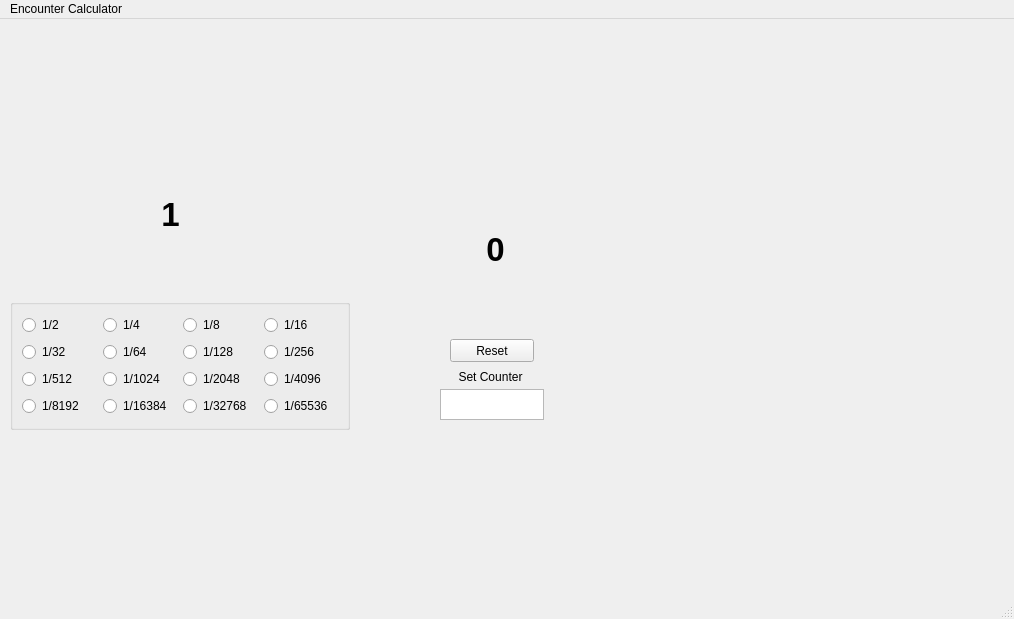
<?xml version="1.0" encoding="UTF-8"?>
<ui version="4.0">
 <class>MainWindow</class>
 <widget class="QMainWindow" name="MainWindow">
  <property name="geometry">
   <rect>
    <x>0</x>
    <y>0</y>
    <width>1014</width>
    <height>619</height>
   </rect>
  </property>
  <property name="windowTitle">
   <string>MainWindow</string>
  </property>
  <widget class="QWidget" name="centralwidget">
   <widget class="QLabel" name="rateLabel">
    <property name="geometry">
     <rect>
      <x>90</x>
      <y>150</y>
      <width>161</width>
      <height>91</height>
     </rect>
    </property>
    <property name="font">
     <font>
      <pointsize>25</pointsize>
      <bold>true</bold>
     </font>
    </property>
    <property name="text">
     <string>1</string>
    </property>
    <property name="alignment">
     <set>Qt::AlignmentFlag::AlignCenter</set>
    </property>
   </widget>
   <widget class="QLabel" name="counterLabel">
    <property name="geometry">
     <rect>
      <x>420</x>
      <y>200</y>
      <width>151</width>
      <height>61</height>
     </rect>
    </property>
    <property name="font">
     <font>
      <pointsize>25</pointsize>
      <bold>true</bold>
     </font>
    </property>
    <property name="text">
     <string>0</string>
    </property>
    <property name="alignment">
     <set>Qt::AlignmentFlag::AlignCenter</set>
    </property>
   </widget>
   <widget class="QGroupBox" name="radioButtons">
    <property name="geometry">
     <rect>
      <x>10</x>
      <y>280</y>
      <width>340</width>
      <height>131</height>
     </rect>
    </property>
    <layout class="QGridLayout" name="gridLayout">
     <item row="0" column="0">
      <widget class="QRadioButton" name="radioButton">
       <property name="maximumSize">
        <size>
         <width>80</width>
         <height>16777215</height>
        </size>
       </property>
       <property name="text">
        <string>1/2</string>
       </property>
       <attribute name="buttonGroup">
        <string notr="true">buttonGroup</string>
       </attribute>
      </widget>
     </item>
     <item row="8" column="0">
      <widget class="QRadioButton" name="radioButton_8">
       <property name="maximumSize">
        <size>
         <width>81</width>
         <height>16777215</height>
        </size>
       </property>
       <property name="text">
        <string>1/512</string>
       </property>
       <attribute name="buttonGroup">
        <string notr="true">buttonGroup</string>
       </attribute>
      </widget>
     </item>
     <item row="0" column="1">
      <widget class="QRadioButton" name="radioButton_2">
       <property name="maximumSize">
        <size>
         <width>81</width>
         <height>16777215</height>
        </size>
       </property>
       <property name="text">
        <string>1/4</string>
       </property>
       <attribute name="buttonGroup">
        <string notr="true">buttonGroup</string>
       </attribute>
      </widget>
     </item>
     <item row="8" column="3">
      <widget class="QRadioButton" name="radioButton_11">
       <property name="maximumSize">
        <size>
         <width>81</width>
         <height>16777215</height>
        </size>
       </property>
       <property name="text">
        <string>1/4096</string>
       </property>
       <attribute name="buttonGroup">
        <string notr="true">buttonGroup</string>
       </attribute>
      </widget>
     </item>
     <item row="8" column="1">
      <widget class="QRadioButton" name="radioButton_9">
       <property name="maximumSize">
        <size>
         <width>81</width>
         <height>16777215</height>
        </size>
       </property>
       <property name="text">
        <string>1/1024</string>
       </property>
       <attribute name="buttonGroup">
        <string notr="true">buttonGroup</string>
       </attribute>
      </widget>
     </item>
     <item row="4" column="3">
      <widget class="QRadioButton" name="radioButton_7">
       <property name="maximumSize">
        <size>
         <width>81</width>
         <height>16777215</height>
        </size>
       </property>
       <property name="text">
        <string>1/256</string>
       </property>
       <attribute name="buttonGroup">
        <string notr="true">buttonGroup</string>
       </attribute>
      </widget>
     </item>
     <item row="4" column="2">
      <widget class="QRadioButton" name="radioButton_6">
       <property name="maximumSize">
        <size>
         <width>81</width>
         <height>16777215</height>
        </size>
       </property>
       <property name="text">
        <string>1/128</string>
       </property>
       <attribute name="buttonGroup">
        <string notr="true">buttonGroup</string>
       </attribute>
      </widget>
     </item>
     <item row="4" column="1">
      <widget class="QRadioButton" name="radioButton_5">
       <property name="maximumSize">
        <size>
         <width>81</width>
         <height>16777215</height>
        </size>
       </property>
       <property name="text">
        <string>1/64</string>
       </property>
       <attribute name="buttonGroup">
        <string notr="true">buttonGroup</string>
       </attribute>
      </widget>
     </item>
     <item row="4" column="0">
      <widget class="QRadioButton" name="radioButton_4">
       <property name="maximumSize">
        <size>
         <width>81</width>
         <height>16777215</height>
        </size>
       </property>
       <property name="text">
        <string>1/32</string>
       </property>
       <attribute name="buttonGroup">
        <string notr="true">buttonGroup</string>
       </attribute>
      </widget>
     </item>
     <item row="0" column="3">
      <widget class="QRadioButton" name="radioButton_3">
       <property name="maximumSize">
        <size>
         <width>80</width>
         <height>16777215</height>
        </size>
       </property>
       <property name="text">
        <string>1/16</string>
       </property>
       <attribute name="buttonGroup">
        <string notr="true">buttonGroup</string>
       </attribute>
      </widget>
     </item>
     <item row="9" column="3">
      <widget class="QRadioButton" name="radioButton_16">
       <property name="maximumSize">
        <size>
         <width>80</width>
         <height>16777215</height>
        </size>
       </property>
       <property name="text">
        <string>1/65536</string>
       </property>
       <attribute name="buttonGroup">
        <string notr="true">buttonGroup</string>
       </attribute>
      </widget>
     </item>
     <item row="9" column="2">
      <widget class="QRadioButton" name="radioButton_15">
       <property name="maximumSize">
        <size>
         <width>80</width>
         <height>16777215</height>
        </size>
       </property>
       <property name="text">
        <string>1/32768</string>
       </property>
       <attribute name="buttonGroup">
        <string notr="true">buttonGroup</string>
       </attribute>
      </widget>
     </item>
     <item row="9" column="1">
      <widget class="QRadioButton" name="radioButton_14">
       <property name="maximumSize">
        <size>
         <width>80</width>
         <height>16777215</height>
        </size>
       </property>
       <property name="text">
        <string>1/16384</string>
       </property>
       <attribute name="buttonGroup">
        <string notr="true">buttonGroup</string>
       </attribute>
      </widget>
     </item>
     <item row="0" column="2">
      <widget class="QRadioButton" name="radioButton_13">
       <property name="maximumSize">
        <size>
         <width>81</width>
         <height>16777215</height>
        </size>
       </property>
       <property name="text">
        <string>1/8</string>
       </property>
       <attribute name="buttonGroup">
        <string notr="true">buttonGroup</string>
       </attribute>
      </widget>
     </item>
     <item row="9" column="0">
      <widget class="QRadioButton" name="radioButton_12">
       <property name="maximumSize">
        <size>
         <width>80</width>
         <height>16777215</height>
        </size>
       </property>
       <property name="text">
        <string>1/8192</string>
       </property>
       <attribute name="buttonGroup">
        <string notr="true">buttonGroup</string>
       </attribute>
      </widget>
     </item>
     <item row="8" column="2">
      <widget class="QRadioButton" name="radioButton_10">
       <property name="maximumSize">
        <size>
         <width>81</width>
         <height>16777215</height>
        </size>
       </property>
       <property name="text">
        <string>1/2048</string>
       </property>
       <attribute name="buttonGroup">
        <string notr="true">buttonGroup</string>
       </attribute>
      </widget>
     </item>
    </layout>
   </widget>
   <widget class="QPushButton" name="counterReset">
    <property name="geometry">
     <rect>
      <x>450</x>
      <y>320</y>
      <width>84</width>
      <height>23</height>
     </rect>
    </property>
    <property name="text">
     <string>Reset</string>
    </property>
   </widget>
   <widget class="QTextEdit" name="counterEdit">
    <property name="geometry">
     <rect>
      <x>440</x>
      <y>370</y>
      <width>104</width>
      <height>31</height>
     </rect>
    </property>
   </widget>
   <widget class="QLabel" name="label">
    <property name="geometry">
     <rect>
      <x>450</x>
      <y>350</y>
      <width>81</width>
      <height>16</height>
     </rect>
    </property>
    <property name="text">
     <string>Set Counter</string>
    </property>
    <property name="alignment">
     <set>Qt::AlignmentFlag::AlignCenter</set>
    </property>
   </widget>
  </widget>
  <widget class="QMenuBar" name="menubar">
   <property name="geometry">
    <rect>
     <x>0</x>
     <y>0</y>
     <width>1014</width>
     <height>20</height>
    </rect>
   </property>
   <widget class="QMenu" name="menuEncounter_Calculator">
    <property name="title">
     <string>Encounter Calculator</string>
    </property>
   </widget>
   <addaction name="menuEncounter_Calculator"/>
  </widget>
  <widget class="QStatusBar" name="statusbar"/>
 </widget>
 <resources/>
 <connections/>
 <buttongroups>
  <buttongroup name="buttonGroup"/>
 </buttongroups>
</ui>
